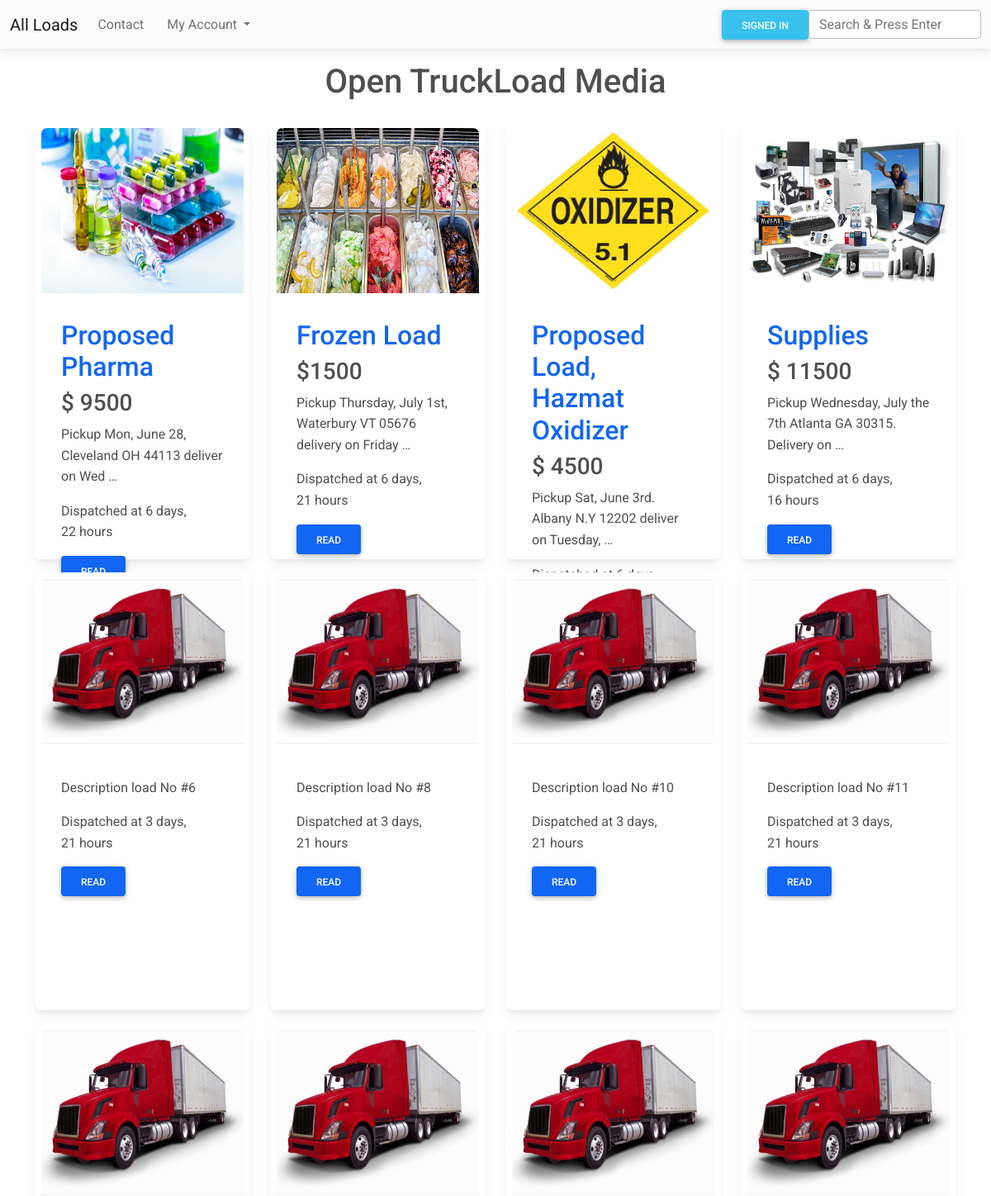
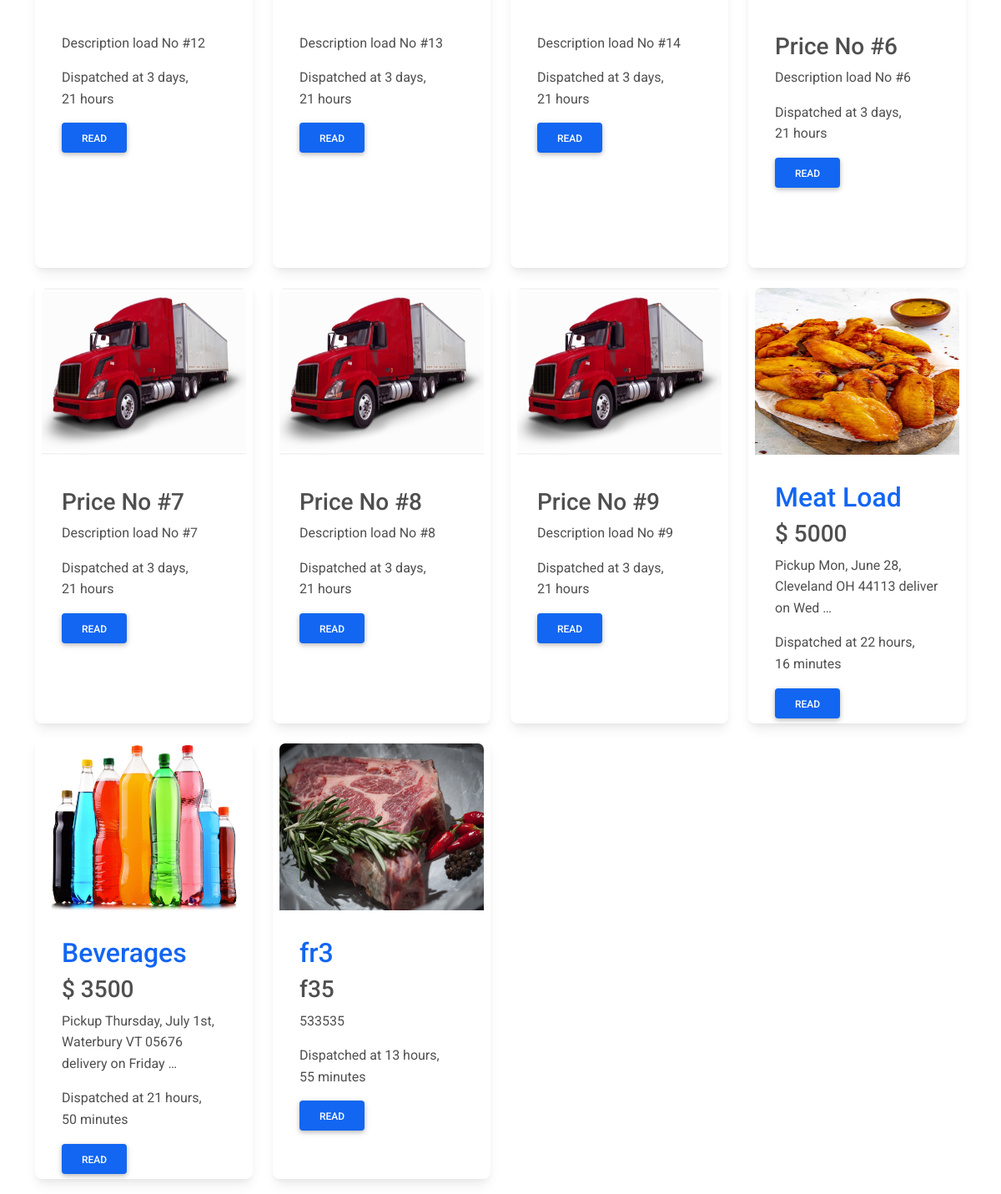
The page / on the database its author committed (2 pictures, top to bottom).
### blog/models.py (models this page shows, shortened)
class Load(models.Model):
    user = models.ForeignKey(User, on_delete=models.CASCADE, null=True)
    price = models.CharField(max_length=20)
    title = models.CharField(max_length=40)
    category = models.ForeignKey(Category, on_delete=models.CASCADE)
    desc = models.TextField()
    image = models.ImageField(null=True, blank=True)
    created_at = models.DateTimeField(auto_now_add=True)
    update_at = models.DateTimeField(auto_now = True)

### blog/views.py (the view)
# urls.py: path('', views.home, name='home'),
def home(request):
    list_loads = Load.objects.all()
    context={"list_loads": list_loads}
    return render(request, "index.html", context)

### blog/templates/index.html
{% extends 'base.html' %}
{%  load static %}
{% block content %}
<h1 class="text-center mt-3">Open TruckLoad Media</h1>
<div class="container">
    <div class="row">
        {% for load in list_loads %}
        <div class="col-12 col-md-6 col-lg-3 col-xl-3">
            <div class="card mt-3 p-2" style="height: 530px;">
                {% if load.image == "http://default" %}
                <a href="{% url 'detail' load.id %}">
                    <img src="{% static 'img/logo1.jpg'  %}" class="card-img-top" alt="logo load image"
                        style="height: 200px;" />
                </a>
                {% else %}
                <a href="{% url 'detail' load.id %}">
                    <img src="{{ load.image.url }}" class="card-img-top" alt="logo load image" style="height: 200px;" />
                </a>
                {% endif %}
                <div class="card-body mt-2">
                    <h2 class="card-title"><a href="{% url 'detail' load.id %}">{{load.title |truncatewords:14}}</a></h2>
                    <h3 class="card-title">{{load.price}}</h3>
                    <p class="card-text">{{load.desc |truncatewords:10}}</p>
                    <p class="card-text">Dispatched at {{load.created_at|timesince}}</p>
                    <a href="{% url 'detail' load.id %}" class="btn btn-primary">Read</a>
                </div>
            </div>
        </div>
        {% endfor %}
    </div>
</div>
{% endblock %}

### rows shown on the page
Load: image (picture), title "Proposed Pharma", price "$ 9500", desc "Pickup Mon, June 28, Cleveland OH 44113 deliver on Wed …", created_at "6 days, 22 hours"
Load: image (picture), title "Frozen Load", price "$1500", desc "Pickup Thursday, July 1st, Waterbury VT 05676 delivery on Friday …", created_at "6 days, 21 hours"
Load: image (picture), title "Proposed Load, Hazmat Oxidizer", price "$ 4500", desc "Pickup Sat, June 3rd. Albany N.Y 12202 deliver on Tuesday, …"
Load: image (picture), title "Supplies", price "$ 11500", desc "Pickup Wednesday, July the 7th Atlanta GA 30315. Delivery on …", created_at "6 days, 16 hours"
Load: desc "Description load No #6", created_at "3 days, 21 hours"
Load: desc "Description load No #8", created_at "3 days, 21 hours"
Load: desc "Description load No #10", created_at "3 days, 21 hours"
Load: desc "Description load No #11", created_at "3 days, 21 hours"
Load: desc "Description load No #12", created_at "3 days, 21 hours"
Load: desc "Description load No #13", created_at "3 days, 21 hours"
Load: desc "Description load No #14", created_at "3 days, 21 hours"
Load: price "Price No #6", desc "Description load No #6", created_at "3 days, 21 hours"
Load: price "Price No #7", desc "Description load No #7", created_at "3 days, 21 hours"
Load: price "Price No #8", desc "Description load No #8", created_at "3 days, 21 hours"
Load: price "Price No #9", desc "Description load No #9", created_at "3 days, 21 hours"
Load: image (picture), title "Meat Load", price "$ 5000", desc "Pickup Mon, June 28, Cleveland OH 44113 deliver on Wed …", created_at "22 hours, 16 minutes"
Load: image (picture), title "Beverages", price "$ 3500", desc "Pickup Thursday, July 1st, Waterbury VT 05676 delivery on Friday …", created_at "21 hours, 50 minutes"
Load: image (picture), title "fr3", price "f35", desc "533535", created_at "13 hours, 55 minutes"
